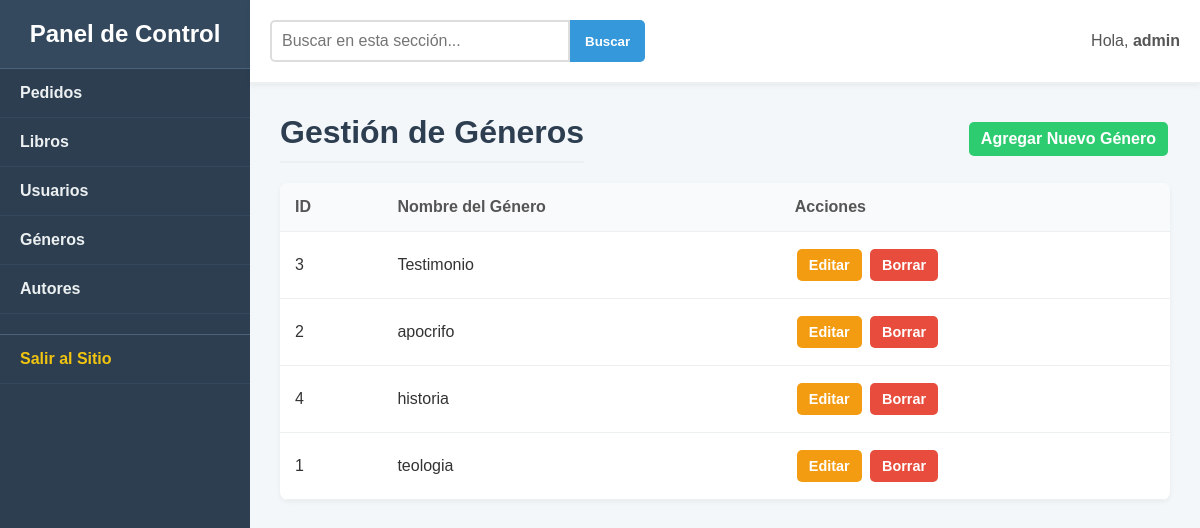
Screenshot of /dashboard/generos/ (signed in) with the database file from the repository.
### tienda/models.py (models this page shows, shortened)
class Genero(models.Model):
    nombre_genero = models.CharField(max_length=100, unique=True)
    descripcion_genero = models.TextField(blank=True, null=True)

### dashboard/views.py (the view)
# urls.py: path('generos/', views.vista_ver_generos, name='dash_ver_generos'),
@login_required
@user_passes_test(es_admin)
def vista_ver_generos(request):
    query = request.GET.get('q')
    generos = Genero.objects.all()
    if query:
        search_filter = Q()
        is_numeric_search = False
        try:
            query_int = int(query)
            search_filter |= Q(id=query_int)
            is_numeric_search = True
        except ValueError:
            pass
        if not is_numeric_search:
            search_filter = (
                Q(nombre_genero__icontains=query) |
                Q(descripcion_genero__icontains=query)
            )
        generos = generos.filter(search_filter).order_by('nombre_genero').distinct()
    else:
        generos = generos.order_by('nombre_genero')
    contexto = {
        'generos': generos,
        'search_query': query
    }
    return render(request, 'dashboard/ver_generos.html', contexto)

### dashboard/views.py (called while the page is built)
def es_admin(user):
    return user.is_superuser

### templates/dashboard/ver_generos.html (shortened to what this page needs)
{% extends 'dashboard/dashboard_base.html' %}
{% block contenido %}
    <div class="header-with-action">
        <h2>Gestión de Géneros</h2>
        <a href="{% url 'dash_agregar_genero' %}" class="btn-action save">Agregar Nuevo Género</a>
    </div>
    <div class="table-container">
        <table class="dashboard-table">
            <thead>
                <tr>
                    <th>ID</th>
                    <th>Nombre del Género</th>
                    <th>Acciones</th>
                </tr>
            </thead>
            <tbody>
                {% for genero in generos %}
                <tr>
                    <td>{{ genero.id }}</td>
                    <td>{{ genero.nombre_genero }}</td>
                    <td>
                        <a href="{% url 'dash_editar_genero' genero.id %}" class="btn-action edit">Editar</a>
                        <a href="{% url 'dash_borrar_genero' genero.id %}" class="btn-action delete">Borrar</a>
                    </td>
                </tr>
                {% empty %}
                <tr>
                    <td colspan="3">No se han encontrado géneros.</td>
                </tr>
                {% endfor %}
            </tbody>
        </table>
    </div>
{% endblock %}

### templates/dashboard/dashboard_base.html (shortened to what this page needs)
{% load static %}
<!DOCTYPE html>
<html lang="es">
<head>
    <link rel="stylesheet" href="{% static 'css/style.css' %}?v=1.2">
    <link rel="stylesheet" href="{% static 'css/dashboard.css' %}?v=1.2">
</head>
<body class="dashboard-body">
    <div class="dashboard-container">
        <aside class="dashboard-sidebar">
            <div class="sidebar-header">
                <h3>Panel de Control</h3>
            </div>
            <nav class="sidebar-nav">
                <ul>
                    <li>
                        <a href="{% url 'dash_ver_pedidos' %}">Pedidos</a>
                    </li>
                    <li>
                        <a href="{% url 'dash_ver_libros' %}">Libros</a>
                    </li>
                    <li>
                        <a href="{% url 'dash_ver_usuarios' %}">Usuarios</a>
                    </li>
                    <li>
                        <a href="{% url 'dash_ver_generos' %}">Géneros</a>
                    </li>
                    <li>
                        <a href="{% url 'dash_ver_autores' %}">Autores</a>
                    </li>
                    <li>
                        <a href="{% url 'index' %}" class="nav-external">Salir al Sitio</a>
                    </li>
                </ul>
            </nav>
        </aside>
        <main class="dashboard-main-content">
            <header class="dashboard-header">
                <form method="GET" class="search-form">
                    <input type="search" name="q" placeholder="Buscar en esta sección..." value="{{ search_query|default:'' }}">
                    <button type="submit">Buscar</button>
                </form>
                <div class="user-info-widget">
                    <span>Hola, <strong>{{ user.username }}</strong></span>
                </div>
            </header>
            <div class="content-wrapper">
                {% block contenido %}{% endblock %}
            </div>
        </main>
    </div>
</body>
</html>

### static/css/style.css (style rules this page uses)
* { box-sizing: border-box; }
body { font-family: Arial, sans-serif; margin: 0; background-color: #ffffff; color: #000; }

### static/css/dashboard.css (style rules this page uses)
.dashboard-body { background-color: #f4f7fa; color: #333; margin: 0; font-family: Arial, sans-serif; }
.dashboard-container { display: flex; min-height: 100vh; }
.dashboard-sidebar { width: 250px; background-color: #2c3e50; color: #ecf0f1; display: flex; flex-direction: column; flex-shrink: 0; }
.sidebar-header { padding: 20px; text-align: center; background-color: #34495e; border-bottom: 1px solid #4a627a; }
.sidebar-header h3 { margin: 0; color: #fff; font-size: 1.5rem; }
.sidebar-nav ul { list-style: none; padding: 0; margin: 0; }
.sidebar-nav li a { display: block; padding: 15px 20px; text-decoration: none; color: #ecf0f1; font-weight: bold; border-bottom: 1px solid #34495e; transition: background-color 0.2s ease; }
.sidebar-nav li a.nav-external { color: #f1c40f; margin-top: 20px; border-top: 1px solid #4a627a; }
.dashboard-main-content { flex-grow: 1; display: flex; flex-direction: column; }
.dashboard-header { display: flex; justify-content: space-between; align-items: center; padding: 20px; background-color: #ffffff; border-bottom: 2px solid #ecf0f1; box-shadow: 0 2px 5px rgba(0,0,0,0.05); }
.search-form { display: flex; }
.search-form input[type="search"] { padding: 10px; border: 2px solid #ddd; border-radius: 5px 0 0 5px; font-size: 1rem; min-width: 300px; }
.search-form button { padding: 10px 15px; border: none; background-color: #3498db; color: white; font-weight: bold; cursor: pointer; border-radius: 0 5px 5px 0; }
.user-info-widget { font-size: 1rem; color: #555; }
.content-wrapper { padding: 30px; flex-grow: 1; }
.content-wrapper h2 { margin-top: 0; font-size: 2rem; color: #2c3e50; border-bottom: 2px solid #ecf0f1; padding-bottom: 10px; }
.table-container { width: 100%; overflow-x: auto; background-color: #ffffff; border-radius: 8px; box-shadow: 0 2px 5px rgba(0,0,0,0.05); }
.dashboard-table { width: 100%; border-collapse: collapse; }
.dashboard-table th, .dashboard-table td { padding: 15px; text-align: left; border-bottom: 1px solid #ecf0f1; }
.dashboard-table th { background-color: #f9fafb; font-weight: bold; color: #555; }
.btn-action { display: inline-block; padding: 8px 12px; border-radius: 5px; color: #fff; text-decoration: none; font-weight: bold; font-size: 0.9rem; margin: 2px; }
.btn-action.edit { background-color: #f39c12; }
.btn-action.delete { background-color: #e74c3c; }
.btn-action.save { background-color: #2ecc71; border: none; font-size: 1rem; cursor: pointer; }
.header-with-action { display: flex; justify-content: space-between; align-items: center; margin-bottom: 20px; }
.header-with-action h2 { margin: 0; }

### rows the page displays
Genero: id "3", nombre_genero "Testimonio"
Genero: id "2", nombre_genero "apocrifo"
Genero: id "4", nombre_genero "historia"
Genero: id "1", nombre_genero "teologia"

### other values shown
{{ user.username }} "admin"
